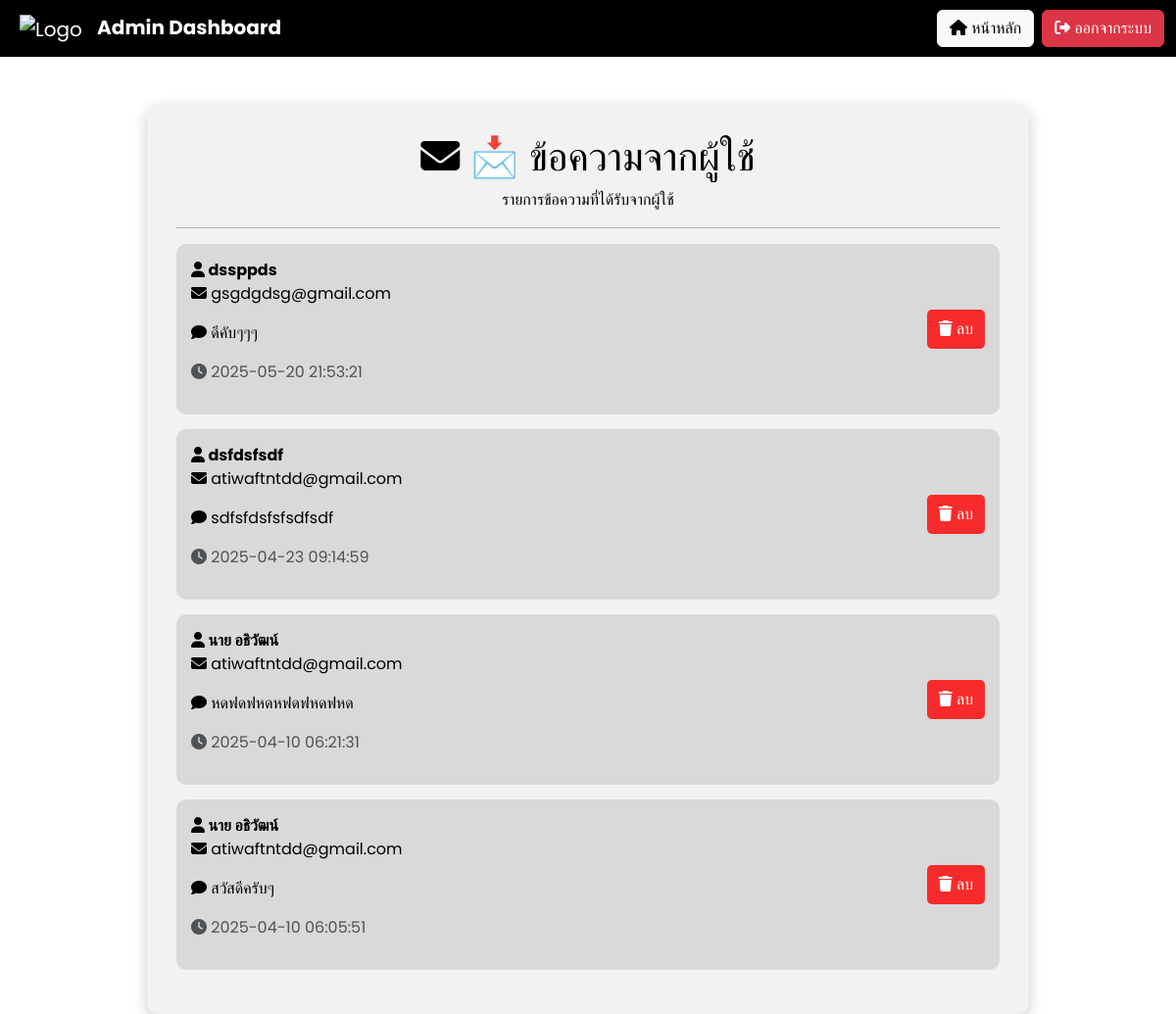
Before: /admin_messages with the older database file.
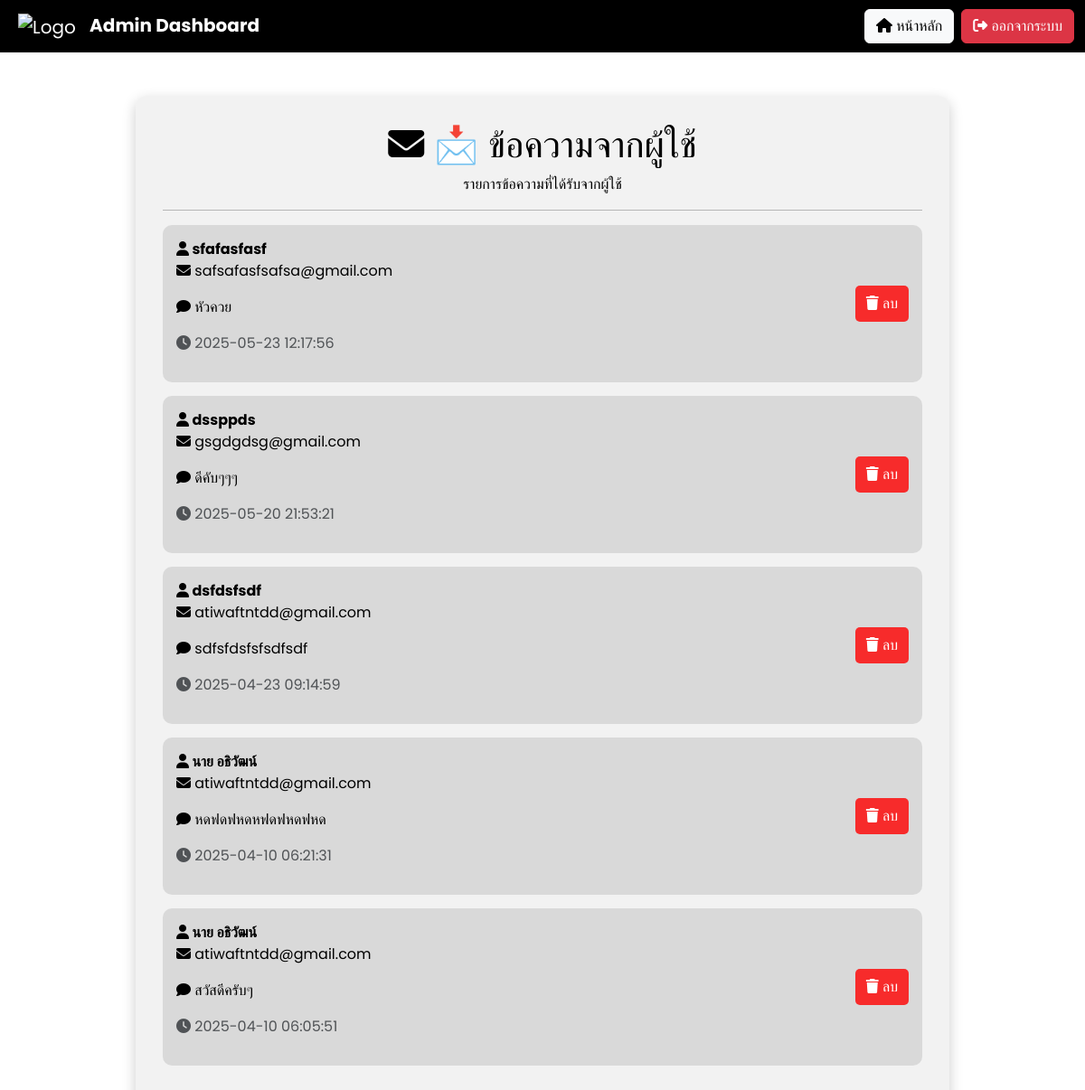
After: the same page with the newer database file.
### app.py (models this page shows)
class ContactMessage(db.Model):
    id = db.Column(db.Integer, primary_key=True)
    name = db.Column(db.String(100), nullable=False)
    email = db.Column(db.String(100), nullable=False)
    message = db.Column(db.Text, nullable=False)
    created_at = db.Column(db.DateTime, default=db.func.current_timestamp())

### app.py (the view)
@app.route('/admin_messages')
def admin_messages():
    messages = ContactMessage.query.order_by(ContactMessage.created_at.desc()).all()
    return render_template('admin_messages.html', messages=messages)

### templates/admin_messages.html (shortened to what this page needs)
<!DOCTYPE html>
<html lang="th">
<head>
    <link href="https://cdn.jsdelivr.net/npm/bootstrap@5.3.3/dist/css/bootstrap.min.css" rel="stylesheet">
    <link rel="stylesheet" href="https://cdnjs.cloudflare.com/ajax/libs/font-awesome/6.4.2/css/all.min.css">
</head>
<body>
    <nav class="navbar navbar-expand-lg navbar-dark">
        <div class="container-fluid">
            <a class="navbar-brand ms-2" href="{{ url_for('admin_dashboard') }}">
                <img src="https://upload.wikimedia.org/wikipedia/th/thumb/4/4e/Kalasin_University_Seal.svg/1200px-Kalasin_University_Seal.svg.png"
                    alt="Logo" style="height: 50px; margin-right: 10px;">
                <strong>Admin Dashboard</strong>
            </a>
            <div class="ms-auto d-flex">
                <a href="{{ url_for('admin_dashboard') }}" class="btn btn-light me-2"><i class="fas fa-home"></i> หน้าหลัก</a>
                <a href="{{ url_for('logout') }}" class="btn btn-danger"><i class="fas fa-sign-out-alt"></i> ออกจากระบบ</a>
            </div>
        </div>
    </nav>
    <div class="container mt-5">
        <h1 class="text-center"><i class="fas fa-envelope"></i> 📩 ข้อความจากผู้ใช้</h1>
        <p class="text-center">รายการข้อความที่ได้รับจากผู้ใช้</p>
        <hr>
        {% if messages %}
            {% for message in messages %}
                <div class="message-box">
                    <div>
                        <strong><i class="fas fa-user"></i> {{ message.name }}
                            </strong>
                        <p><i class="fas fa-envelope"></i> {{ message.email }}</p>
                        <p><i class="fas fa-comment"></i> {{ message.message }}</p>
                        <p class="text-muted"><i class="fas fa-clock"></i> {{ message.created_at.strftime('%Y-%m-%d %H:%M:%S') }}</p>
                    </div>
                    <form action="{{ url_for('delete_message', message_id=message.id) }}" method="POST" class="d-inline">
                        <button type="submit" class="delete-btn" onclick="return confirm('คุณต้องการลบข้อความนี้หรือไม่?');">
                            <i class="fas fa-trash"></i> ลบ
                        </button>
                    </form>
                </div>
            {% endfor %}
        {% else %}
            <p class="text-center">ไม่มีข้อความใหม่</p>
        {% endif %}
    </div>
</body>
</html>

Changed rows visible on the page:
added ContactMessage: name "sfafasfasf", email "safsafasfsafsa@gmail.com", message "หัวควย", created_at "2025-05-23 12:17:56"
